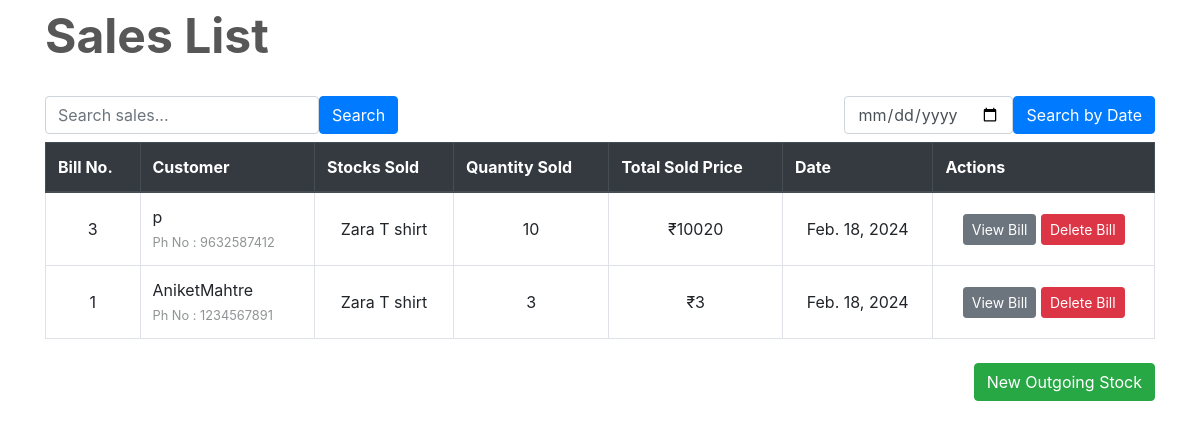
/transactions/sales/, run on an earlier commit of the app's database.
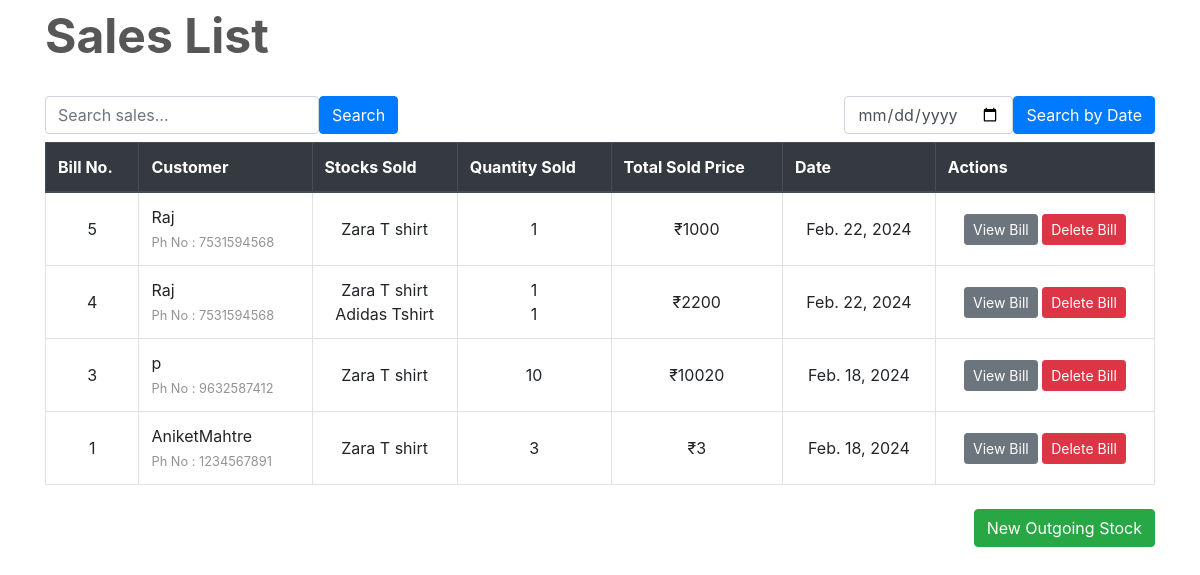
And on a later commit of the database.
### transactions/models.py (models this page shows, shortened)
class SaleBill(models.Model):
    billno = models.AutoField(primary_key=True)
    time = models.DateTimeField(auto_now=True)
    name = models.CharField(max_length=150)
    phone = models.CharField(max_length=12)
    address = models.CharField(max_length=200)
    email = models.EmailField(max_length=254)
    gstin = models.CharField(max_length=15)
    def get_items_list(self):
        return SaleItem.objects.filter(billno=self)
    def get_total_price(self):
        saleitems = SaleItem.objects.filter(billno=self)
        total = 0
        for item in saleitems:
            total += item.totalprice
        return total

class SaleItem(models.Model):
    billno = models.ForeignKey(SaleBill, on_delete = models.CASCADE, related_name='salebillno')
    stock = models.ForeignKey(Stock, on_delete = models.CASCADE, related_name='saleitem')
    quantity = models.IntegerField(default=1)
    perprice = models.IntegerField(default=1)
    totalprice = models.IntegerField(default=1)

### inventory/models.py (models this page shows, shortened)
class Stock(models.Model):
    id = models.AutoField(primary_key=True)
    name = models.CharField(max_length=30, unique=True)
    quantity = models.IntegerField(default=1)
    is_deleted = models.BooleanField(default=False)

### transactions/views.py (the view, shortened to what this page needs)
# urls.py: path('sales/', views.SaleView.as_view(), name='sales-list'),
class SaleView(ListView):
    model = SaleBill
    template_name = "sales/sales_list.html"
    context_object_name = 'bills'
    ordering = ['-time']
    paginate_by = 10
    def get_queryset(self):
        queryset = super().get_queryset()
        query = self.request.GET.get('q', '')  # Get the general search query
        query_date = self.request.GET.get('date', '')  # Get the date query
        if query_date:
            parsed_date = parse_date(query_date)
            if parsed_date:
                queryset = queryset.filter(time__date=parsed_date)
        return queryset

### transactions/templates/sales/sales_list.html (shortened to what this page needs)
{% extends "base.html" %}
{% load widget_tweaks %}
{% block content %}
<div class="row" style="color: #575757; font-weight: bold; font-size: 3rem;">
    <div class="col-md-12">Sales List</div>
</div>
<br>
<div class="row">
    <div class="col-md-6">
        <form action="" method="get" class="form-inline">
            <div class="form-group mb-2">
                <input type="text" class="form-control" name="q" placeholder="Search sales..." value="{{ request.GET.q }}">
            </div>
            <button type="submit" class="btn btn-primary mb-2">Search</button>
        </form>
    </div>
    <div class="col-md-6 text-right">
        <form action="" method="get" class="form-inline justify-content-end">
            <div class="form-group mb-2">
                <input type="date" class="form-control" name="date" value="{{ request.GET.date }}">
            </div>
            <button type="submit" class="btn btn-primary mb-2">Search by Date</button>
        </form>
    </div>
</div>
<table class="table table-bordered table-hover">
    <thead class="thead-dark">
        <tr>
            <th>Bill No.</th>
            <th>Customer</th>
            <th>Stocks Sold</th>
            <th>Quantity Sold</th>
            <th>Total Sold Price</th>
            <th>Date</th>
            <th>Actions</th>
        </tr>
    </thead>
    <tbody>
        {% for sale in bills %}
        <tr>
            <td class="align-middle">{{ sale.billno }}</td>
            <td>{{ sale.name }} <br> <small style="color: #909494">Ph No : {{ sale.phone }}</small></td>
            <td class="align-middle">
                {% for item in sale.get_items_list %}
                    {{ item.stock.name }} <br>
                {% endfor %}
            </td>
            <td class="align-middle">
                {% for item in sale.get_items_list %}
                    {{ item.quantity }} <br>
                {% endfor %}
            </td>
            <td class="align-middle">₹{{ sale.get_total_price }}</td>
            <td class="align-middle">{{ sale.time.date }}</td>
            <td class="align-middle">
                <a href="{% url 'sale-bill' sale.billno %}" class="btn btn-secondary btn-sm">View Bill</a>
                <a href="{% url 'delete-sale' sale.pk %}" class="btn btn-danger btn-sm">Delete Bill</a>
            </td>
        </tr>
        {% endfor %}
    </tbody>
</table>
<div class="row mt-4">
    <div class="col-md-12 text-right">
        <a class="btn btn-success" href="{% url 'new-sale' %}">New Outgoing Stock</a>
    </div>
</div>
{% endblock content %}

What changed in the data, as far as the page shows it:
added SaleBill: billno "5", name "Raj", phone "7531594568", get_total_price "1000", time "Feb. 22, 2024"
added SaleItem: stock.name "Zara T shirt", quantity "1"
added SaleBill: billno "4", name "Raj", phone "7531594568", get_total_price "2200", time "Feb. 22, 2024"
added SaleItem: stock.name "Zara T shirt", quantity "1"
added SaleItem: stock.name "Adidas Tshirt", quantity "1"
